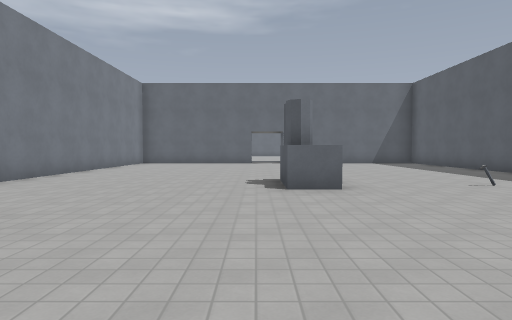
view 1 (above)

24 first-person views from a walk through a Godot game level. The camera is 1.4 m above the floor, tilts 2° down and sees 75° across. Doors that lead somewhere are drawn open, without their leaves. The floor is counted in squares, 2 m on a side. Each view is taken from the middle of a square. On the plan, view 1 faces up. The plan holds only what a view shows up to about 10 squares ahead; the rest is blank. The place goes on beyond the plan. Some surface patterns are stand-ins.

view 2
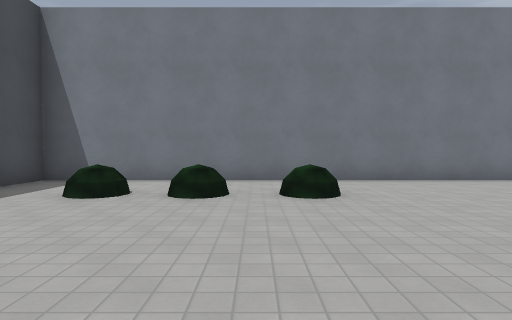

view 3
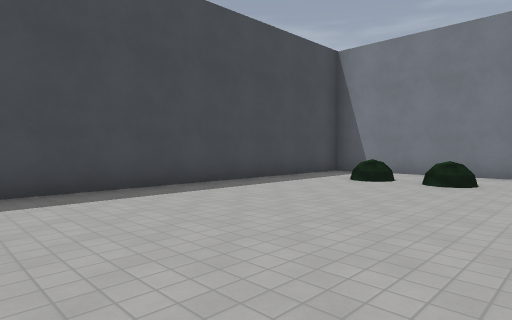

view 4
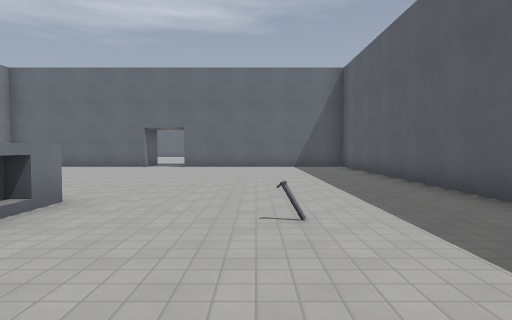

view 5
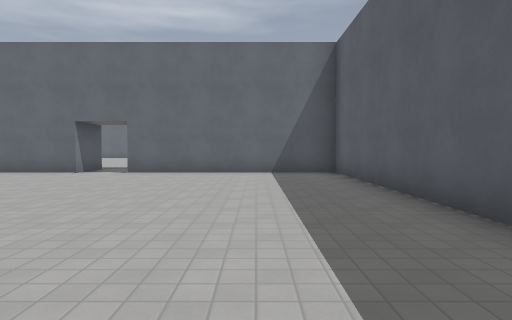

view 6
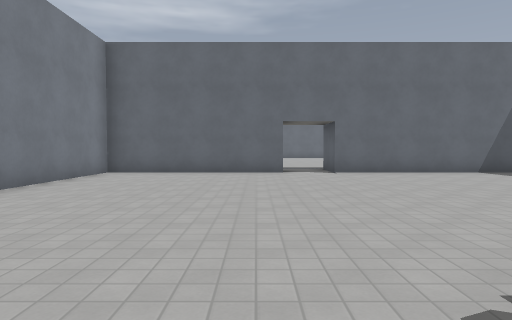

view 7
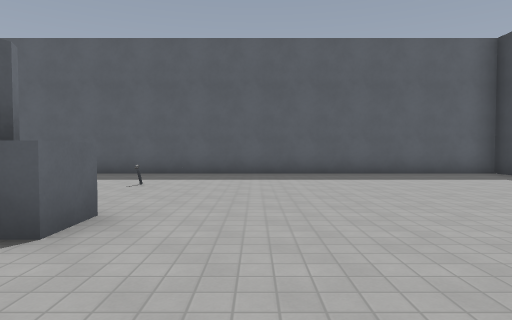

view 8
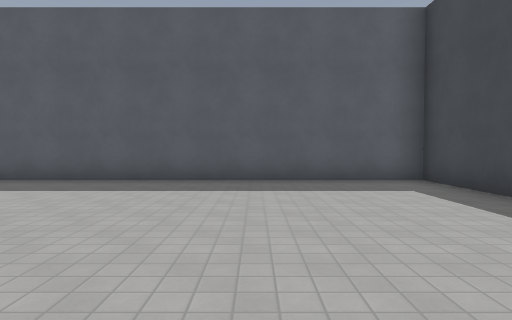

view 9
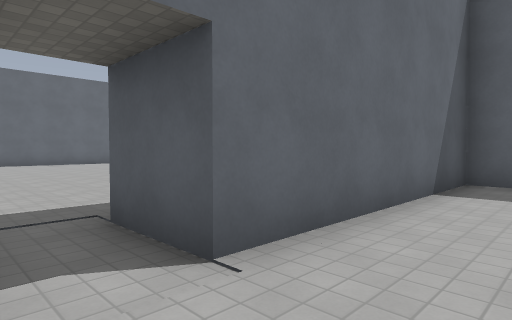

view 10
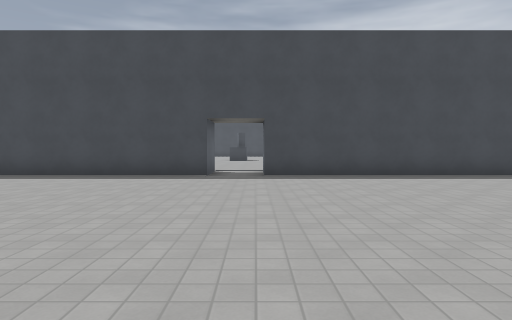

view 11
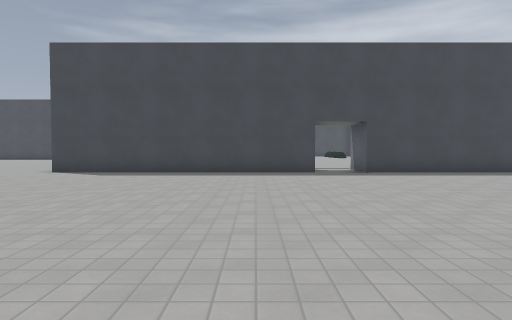

view 12
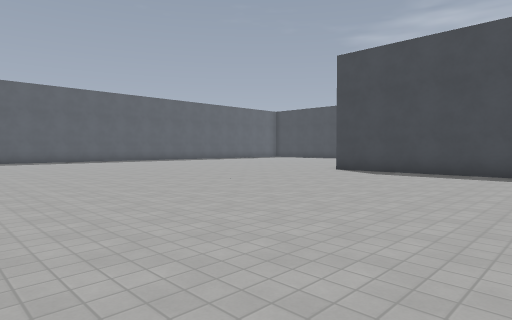

view 13
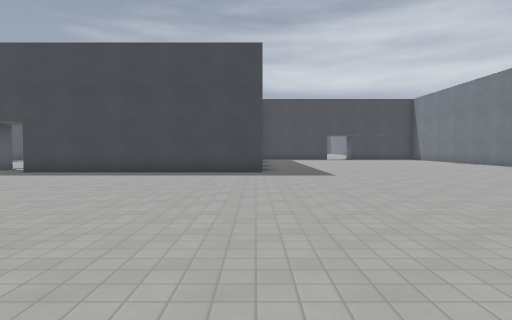

view 14
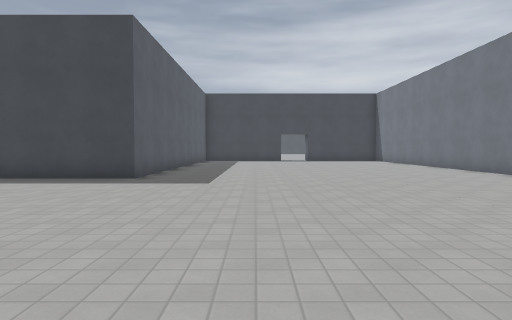

view 15
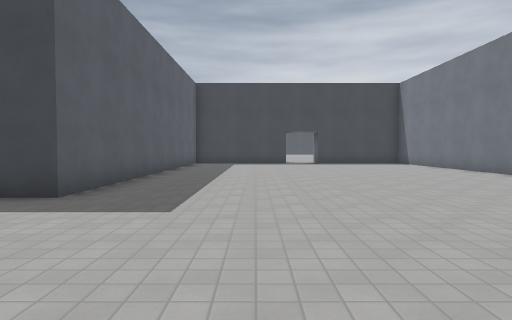

view 16
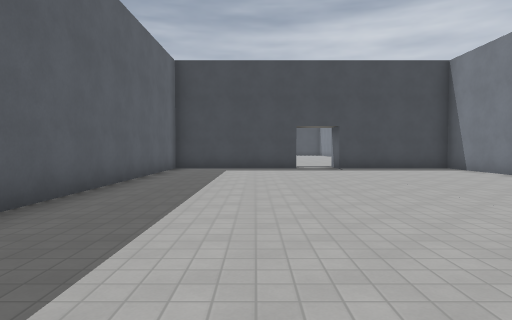

view 17
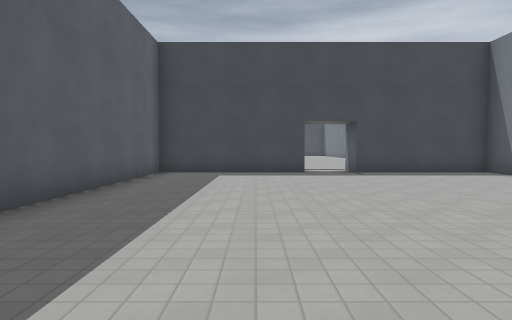

view 18
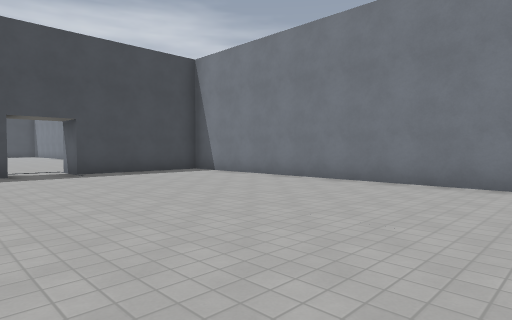

view 19
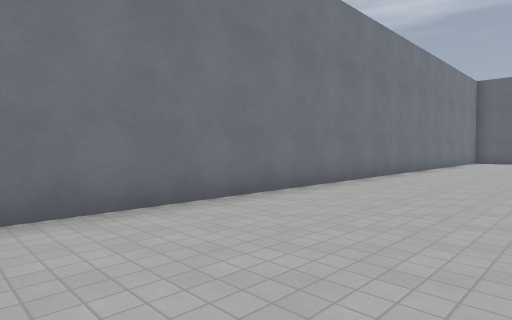

view 20
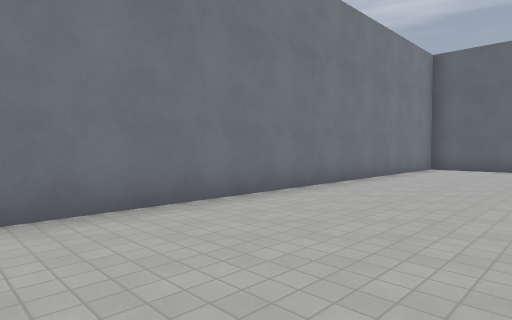

view 21
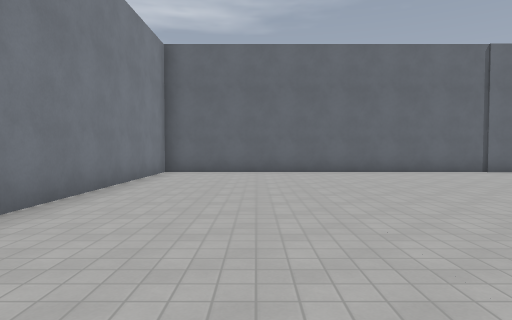

view 22
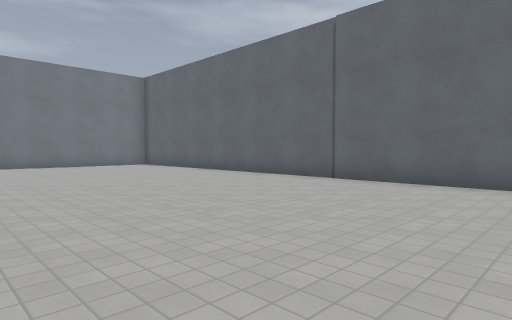

view 23
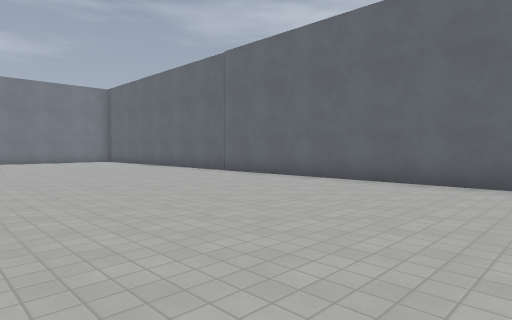

view 24
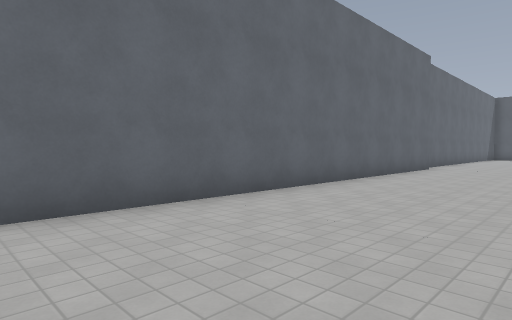

### Floor plan
Ten units are one square. View 1 is at (0, 0); x grows to the right and y downward. Boxes are objects, and circles mark ways between rooms. Rooms are numbered by the first view taken in them; rooms with no view inside come last. Other rooms are left out.
<svg viewBox="-172 -303 267 335">
<path fill="none" stroke="#000" d="M15 -74 15 -62M15 -57 5 -57 5 -71M-53 -100 -53 15M-2 -157 -53 -157 -53 -115M-36 27 73 27 73 -157 13 -157M13 -173 90 -173M74 -298 -167 -298 -167 -64 -129 -64M-115 -64 -72 -64 -72 -173 -2 -173M-53 15 -53 27 -36 27"/>
<circle cx="5" cy="-165" r="3" fill="#2a7"/>
<circle cx="-30" cy="20" r="3" fill="#2a7"/>
<circle cx="-45" cy="5" r="3" fill="#2a7"/>
<text x="20" y="-70">1</text>
<text x="-20" y="-200">2</text>
<text x="-50" y="20">3</text>
</svg>
Room 1 opens to room 2. Room 1 opens to room 3.

Where each view was taken, in squares from view 1:
view 1: 0 up, 0 right, facing up
view 2: 2 up, 2 right, facing left
view 3: 3 up, 4 right, facing down-left
view 4: 3 up, 4 right, facing up
view 5: 6 up, 5 right, facing up
view 6: 6 up, 1 left, facing up
view 7: 4 up, 2 left, facing right
view 8: 1 up, 0 right, facing right
view 9: 14 up, 0 right, facing up-right
view 10: 26 up, 0 right, facing down
view 11: 27 up, 3 right, facing down
view 12: 27 up, 3 right, facing down-right
view 13: 27 up, 7 left, facing down
view 14: 25 up, 10 left, facing down
view 15: 22 up, 10 left, facing down
view 16: 18 up, 10 left, facing down
view 17: 16 up, 10 left, facing down
view 18: 16 up, 10 left, facing down-left
view 19: 12 up, 13 left, facing up-left
view 20: 18 up, 13 left, facing up-left
view 21: 20 up, 14 left, facing up
view 22: 23 up, 3 left, facing up-left
view 23: 23 up, 1 right, facing up-left
view 24: 26 up, 3 left, facing up-right
